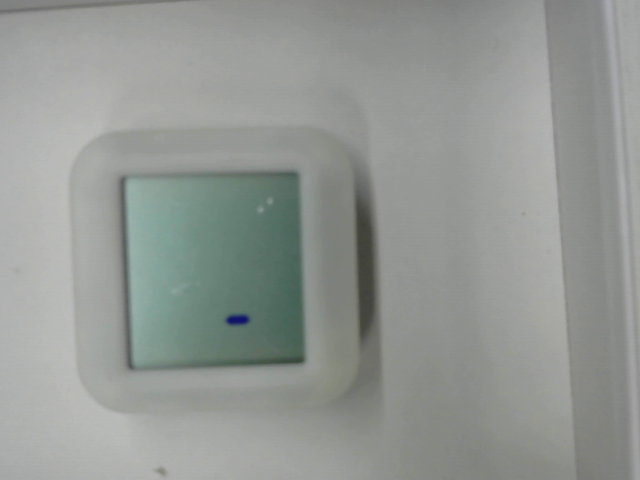
#> input picture 1.png, 640 x 480 px
$ python trackbar.py
#> lines starting #> are read from the running program, lines starting #| are printed output that depends on the picture

import cv2
import numpy as np

def func(x):
    pass


if __name__ == '__main__':
    img = cv2.imread("1.png")
#> img is the input picture: shape (480, 640, 3); mean B, G, R 147.8, 151.3, 147.4
    cv2.namedWindow('image')

    cv2.createTrackbar('threshold 1','image', 0, 255, func)
    cv2.createTrackbar('threshold 2','image', 0, 255, func)

    switch = 'Canny 1 : ON\n0 : OFF'
    cv2.createTrackbar(switch, 'image', 0, 1, func)
    cv2.setTrackbarPos(switch,'image',1)
    while(1):
        # cv2.setTrackbarPos('R','image',128)
        threshold_1 = cv2.getTrackbarPos('threshold 1','image')
        threshold_2 = cv2.getTrackbarPos('threshold 2','image')

        # b = cv2.getTrackbarPos('B','image')

        s = cv2.getTrackbarPos(switch,'image')
        if s == 0:
            cv2.imshow('image', img)
        else:
            edges = cv2.Canny(img,threshold_1,threshold_2)
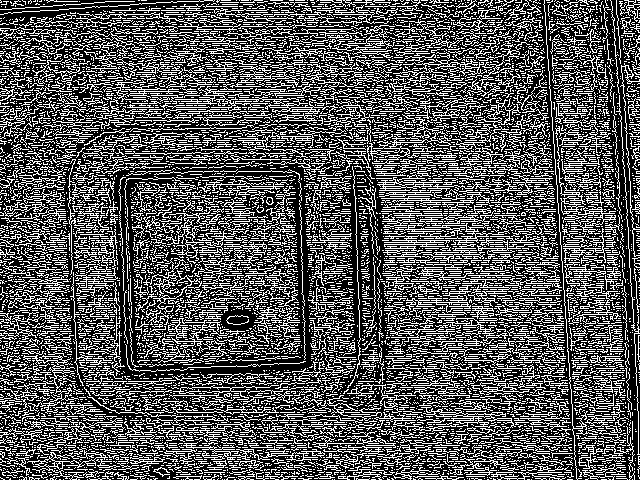
#> edges: shape (480, 640); 34% white in thin lines or dots
            cv2.imshow('image', edges)

        k = cv2.waitKey(1) & 0xFF
#> (key Esc is pressed here)
        if k == 27:
            break
    cv2.destroyAllWindows()

$ run again, with lcd-1.png copied over 1.png
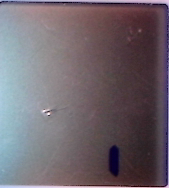
#> input picture lcd-1.png, 169 x 188 px
#> img is the input picture: shape (188, 169, 3); mean B, G, R 109.1, 101.4, 111.1
#> `edges = cv2.Canny(img,threshold_1,threshold_2)`:
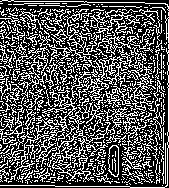
#> edges: shape (188, 169); 33.8% white in thin lines or dots

$ run again, with origin_ok.jpg saved as 1.png
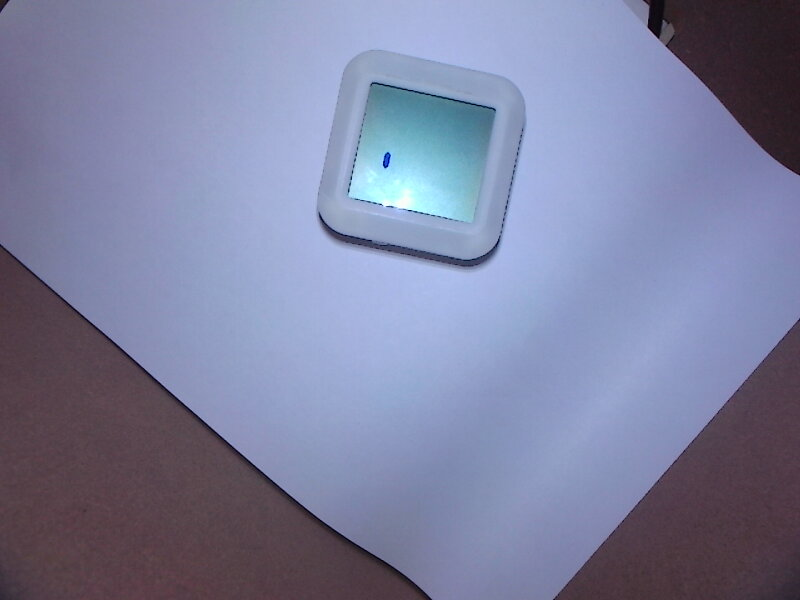
#> input picture origin_ok.jpg, 800 x 600 px
#> img is the input picture: shape (600, 800, 3); mean B, G, R 159.8, 129, 125
#> `edges = cv2.Canny(img,threshold_1,threshold_2)`:
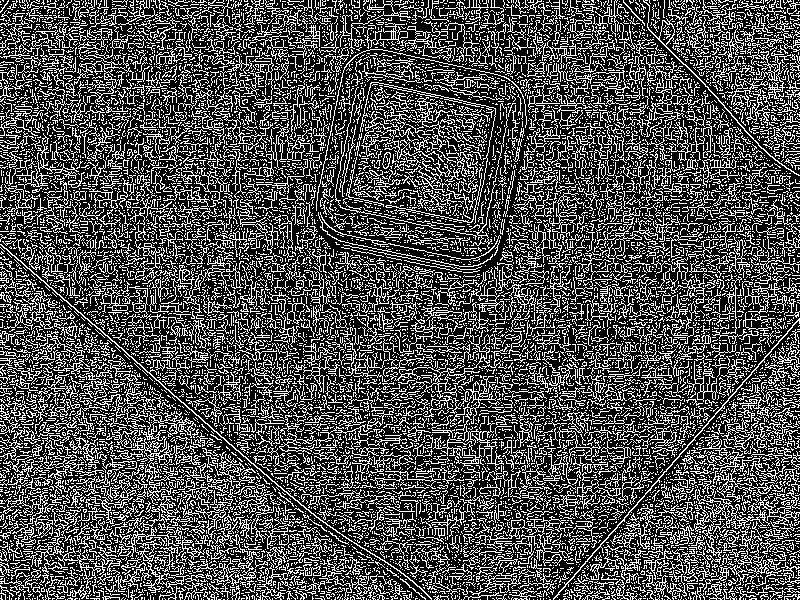
#> edges: shape (600, 800); 30.6% white in thin lines or dots
